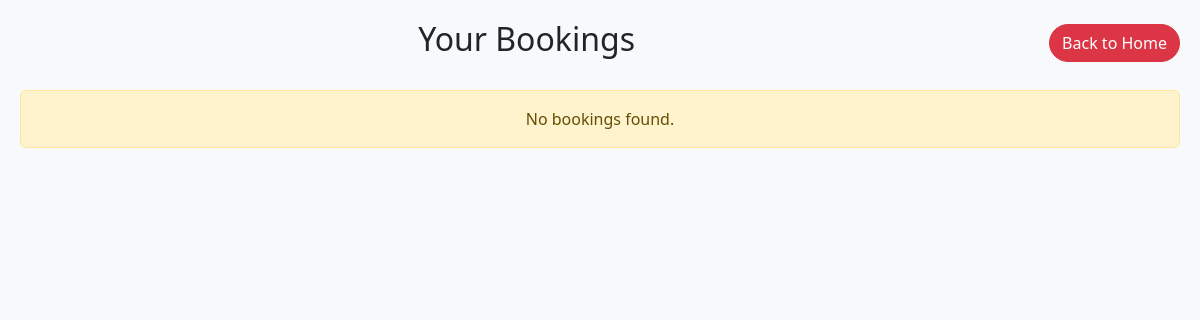
/user/booking_list.php (signed in), run on an earlier commit of the app's database.
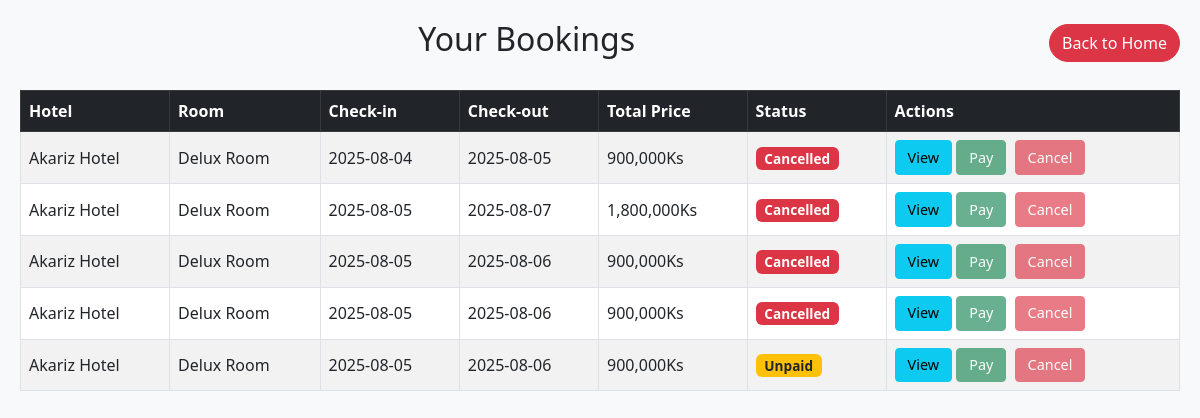
And on a later commit of the database.
### tables this page shows
CREATE TABLE `bookings` (
  `id` int(11) NOT NULL,
  `user_id` int(11) NOT NULL,
  `hotel_id` int(11) NOT NULL,
  `room_id` int(11) NOT NULL,
  `check_in` date NOT NULL,
  `check_out` date NOT NULL,
  `total_price` decimal(10,2) NOT NULL,
  `created` timestamp NOT NULL DEFAULT current_timestamp(),
  `updated` timestamp NOT NULL DEFAULT current_timestamp() ON UPDATE current_timestamp(),
  `status` enum('unpaid','paid','cancelled','checked_out') DEFAULT 'unpaid',
  `num_rooms` int(11) NOT NULL DEFAULT 1,
  `status_reason` varchar(255) DEFAULT NULL
);

CREATE TABLE `hotels` (
  `id` int(11) NOT NULL,
  `name` varchar(255) NOT NULL,
  `description` text NOT NULL,
  `image` varchar(255) NOT NULL,
  `created_at` timestamp NOT NULL DEFAULT current_timestamp(),
  `location_embed` text DEFAULT NULL
);

CREATE TABLE `rooms` (
  `id` int(11) NOT NULL,
  `name` varchar(100) DEFAULT NULL,
  `description` text DEFAULT NULL,
  `price` decimal(10,2) NOT NULL,
  `max_guests` int(11) NOT NULL,
  `room_type` enum('single','double','suite','family') DEFAULT 'single',
  `hotel_id` int(11) DEFAULT NULL,
  `created_at` timestamp NOT NULL DEFAULT current_timestamp(),
  `updated_at` timestamp NOT NULL DEFAULT current_timestamp() ON UPDATE current_timestamp(),
  `total_rooms` int(11) NOT NULL DEFAULT 1,
  `available_rooms` int(11) DEFAULT 0
);

### user/booking_list.php (the view, shortened to what this page needs)
<?php
include('../includes/db.php');
$user_id = $_SESSION['user_id'];
$sql = "SELECT bookings.*, hotels.name AS hotel_name, rooms.name AS room_name
        FROM bookings
        JOIN hotels ON bookings.hotel_id = hotels.id
        JOIN rooms ON bookings.room_id = rooms.id
        WHERE bookings.user_id = $user_id
        ORDER BY bookings.created DESC";
$result = $conn->query($sql);
?>
<!DOCTYPE html>
<html lang="en">
<head>
    <link href="https://cdn.jsdelivr.net/npm/bootstrap@5.3.0/dist/css/bootstrap.min.css" rel="stylesheet">
</head>
<body>
<main>
    <div class="d-flex justify-content-between align-items-center mb-4">
        <h2 class="text-center flex-grow-1">Your Bookings</h2>
        <a href="../index.php" class="btn btn-danger back-btn ms-3">Back to Home</a>
    </div>
    <?php if ($result->num_rows > 0): ?>
        <div class="table-responsive">
            <table class="table table-bordered table-striped align-middle">
                <thead class="table-dark">
                    <tr>
                        <th>Hotel</th>
                        <th>Room</th>
                        <th>Check-in</th>
                        <th>Check-out</th>
                        <th>Total Price</th>
                        <th>Status</th>
                        <th>Actions</th>
                    </tr>
                </thead>
                <tbody>
                <?php while ($booking = $result->fetch_assoc()): ?>
                    <tr>
                        <td><?= htmlspecialchars($booking['hotel_name']); ?></td>
                        <td><?= htmlspecialchars($booking['room_name']); ?></td>
                        <td><?= htmlspecialchars($booking['check_in']); ?></td>
                        <td><?= htmlspecialchars($booking['check_out']); ?></td>
                        <td><?= number_format($booking['total_price'], 0); ?>Ks</td>
                        <td>
                            <?php
                                $status = $booking['status'];
                                if ($status === 'paid') {
                                    echo '<span class="badge bg-success">Paid</span>';
                                } elseif ($status === 'cancelled') {
                                    echo '<span class="badge bg-danger">Cancelled</span>';
                                } else {
                                    echo '<span class="badge bg-warning text-dark">Unpaid</span>';
                                }
                            ?>
                        </td>
                        <td>
                            <button class="btn btn-info btn-sm" data-bs-toggle="modal" data-bs-target="#bookingModal<?= $booking['id']; ?>">View</button>
                            <form method="POST">
                                <button type="submit" class="btn btn-success btn-sm"
                                    <?= ($status !== 'unpaid') ? 'disabled title="Payment not allowed for this booking"' : 'onclick="return confirm(\'Confirm payment?\')"' ?>>
                                    Pay
                                </button>
                            </form>
                            <form method="POST">
                                <button type="submit" class="btn btn-danger btn-sm"
                                    <?= ($status !== 'unpaid') ? 'disabled title="Cancellation not allowed for this booking"' : 'onclick="return confirm(\'Are you sure you want to cancel this booking?\')"' ?>>
                                    Cancel
                                </button>
                            </form>
                        </td>
                    </tr>
                <?php endwhile; ?>
                </tbody>
            </table>
        </div>
    <?php else: ?>
        <div class="alert alert-warning text-center" role="alert">
            No bookings found.
        </div>
    <?php endif; ?>
</main>
</body>
</html>

What changed in the data, as far as the page shows it:
added bookings: hotel.name "Akariz Hotel", room.name "Delux Room", check_in "2025-08-04", check_out "2025-08-05", total_price "900,000", status "Cancelled"
added bookings: hotel.name "Akariz Hotel", room.name "Delux Room", check_in "2025-08-05", check_out "2025-08-07", total_price "1,800,000", status "Cancelled"
added bookings: hotel.name "Akariz Hotel", room.name "Delux Room", check_in "2025-08-05", check_out "2025-08-06", total_price "900,000", status "Cancelled"
added bookings: hotel.name "Akariz Hotel", room.name "Delux Room", check_in "2025-08-05", check_out "2025-08-06", total_price "900,000", status "Cancelled"
added bookings: hotel.name "Akariz Hotel", room.name "Delux Room", check_in "2025-08-05", check_out "2025-08-06", total_price "900,000", status "Unpaid"
Also different on the page:
text no longer shown: "No bookings found."
text now shown: "Hotel Room Check-in Check-out Total Price Status Actions"
